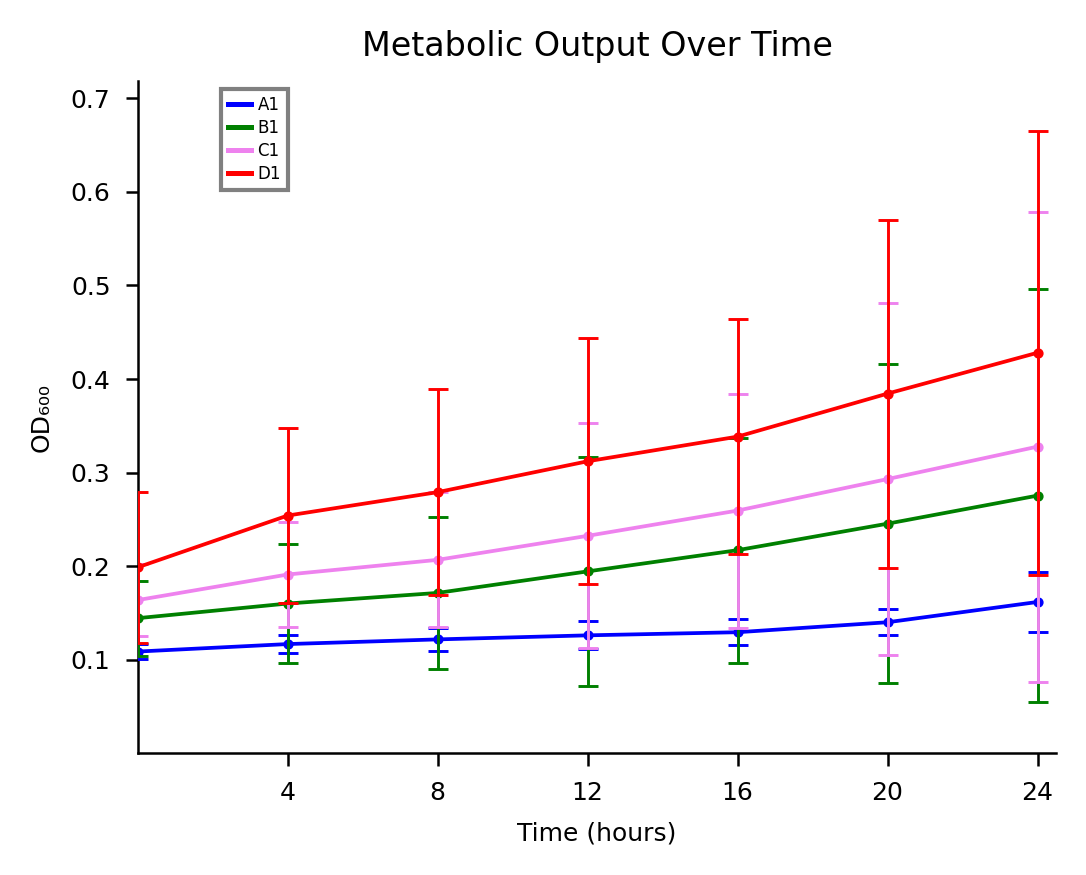

The script that saved this image:
"""
Growth curve time series figure.
4 conditions (A1, B1, C1, D1), 3 biological replicates each.
Even-hour timepoints only. Error bars = 95% CI from t-distribution (n=3).
Nature-style formatting.
"""

import matplotlib
matplotlib.use("Agg")
import matplotlib.pyplot as plt
import matplotlib.font_manager as fm
import pandas as pd
import numpy as np
from scipy.stats import t as t_dist

# ── CONFIG ────────────────────────────────────────────────────────────────────
CONFIG = {
    "data_path":    "/mnt/user-data/uploads/plate_growth_curve.csv",
    "out_png":      "/mnt/user-data/outputs/figure_v3.png",
    "out_svg":      "/mnt/user-data/outputs/figure_v3.svg",
    "figsize_in":   (3.5, 2.8),          # Nature single column (89 mm ≈ 3.5 in)
    "dpi":          300,
    "linewidth":    0.9,
    "marker_size":  1.75,                # 50% of 3.5
    "capsize":      2.5,
    "eb_linewidth": 0.7,
    "font_size":    5,                   # base −2
    "tick_size":    6,                   # overridden per-element below
    "label_size":   5,
    "legend_size":  4,
    "series":       ["A1", "B1", "C1", "D1"],
    "colors":       ["#0000FF", "#008000", "#EE82EE", "#FF0000"],
    "markers":      ["o", "o", "o", "o"],
    "font_axis_title": 6,                # 8 − 2
    "font_plot_title": 8,                # 10 − 2
    "font_tick":       6,                # 8 − 2
    "plot_title":   "Metabolic Output Over Time",
}

# ── FONT ──────────────────────────────────────────────────────────────────────
available = {f.name for f in fm.fontManager.ttflist}
FONT = next((f for f in ["Arial", "Helvetica", "DejaVu Sans", "Liberation Sans"]
             if f in available), "sans-serif")
plt.rcParams.update({
    "font.family":       FONT,
    "font.size":         CONFIG["font_size"],
    "axes.labelsize":    CONFIG["label_size"],
    "xtick.labelsize":   CONFIG["font_tick"],
    "ytick.labelsize":   CONFIG["font_tick"],
    "legend.fontsize":   CONFIG["legend_size"],
    "pdf.fonttype":      42,
    "ps.fonttype":       42,
})

# ── LOAD DATA ─────────────────────────────────────────────────────────────────
# Header row has duplicate column names → read manually
raw = pd.read_csv(CONFIG["data_path"], header=0)
# Rename columns: Time + 3 replicates × 4 series
series = CONFIG["series"]
cols = ["Time"]
for rep in range(1, 4):
    for s in series:
        cols.append(f"{s}_r{rep}")
raw.columns = cols

# Parse time column (H:MM:SS → decimal hours)
def parse_hms(t):
    parts = str(t).split(":")
    h, m, s = int(parts[0]), int(parts[1]), int(parts[2])
    return h + m / 60 + s / 3600

raw["hours"] = raw["Time"].apply(parse_hms)

# Filter to even-hour timepoints (0, 2, 4, … 24)
even_hours = list(range(0, 25, 4))
# Match rows where hours round to an even integer
raw["hours_round"] = raw["hours"].round(6)
df = raw[raw["hours_round"].apply(lambda h: any(abs(h - eh) < 1e-4 for eh in even_hours))].copy()
df = df.reset_index(drop=True)

# ── COMPUTE MEAN & 95% CI ─────────────────────────────────────────────────────
n = 3
t_crit = t_dist.ppf(0.975, df=n - 1)   # two-tailed 95% CI, df=2 → ~4.303

stats = {}
for s in series:
    rep_cols = [f"{s}_r{i}" for i in range(1, 4)]
    vals = df[rep_cols].values          # shape (timepoints, 3)
    mean = vals.mean(axis=1)
    sem  = vals.std(axis=1, ddof=1) / np.sqrt(n)
    ci95 = sem * t_crit
    stats[s] = {"mean": mean, "ci": ci95}

time_pts = df["hours_round"].values

# ── PLOT ──────────────────────────────────────────────────────────────────────
fig, ax = plt.subplots(figsize=CONFIG["figsize_in"])

for i, s in enumerate(series):
    m   = stats[s]["mean"]
    err = stats[s]["ci"]
    ax.errorbar(
        time_pts, m,
        yerr=err,
        fmt="o-",
        color=CONFIG["colors"][i],
        linewidth=CONFIG["linewidth"],
        markersize=CONFIG["marker_size"],
        markerfacecolor=CONFIG["colors"][i],
        markeredgecolor=CONFIG["colors"][i],
        markeredgewidth=0.7,
        capsize=CONFIG["capsize"],
        elinewidth=CONFIG["eb_linewidth"],
        label=s,
        zorder=3 + i,
    )

# Axes formatting (Nature style: despined, no grid)
ax.spines["top"].set_visible(False)
ax.spines["right"].set_visible(False)
ax.spines["left"].set_linewidth(0.6)
ax.spines["bottom"].set_linewidth(0.6)
ax.tick_params(width=0.6, length=3, direction="out", labelsize=CONFIG["font_tick"])

ax.set_xlabel("Time (hours)", fontsize=CONFIG["font_axis_title"])
ax.set_ylabel("OD₆₀₀", fontsize=CONFIG["font_axis_title"])
ax.set_title(CONFIG["plot_title"], fontsize=CONFIG["font_plot_title"], pad=6)

# x-axis: ticks at 4, 8, ..., 24 (no tick at 0); axis starts at 0
ax.set_xticks([h for h in even_hours if h > 0])
ax.set_xlim(0, 24.5)

# y-axis: no tick at 0; start at 0
y_max = max(stats[s]["mean"].max() + stats[s]["ci"].max() for s in series) * 1.08
ax.set_ylim(0, y_max)
y_ticks = ax.get_yticks()
ax.set_yticks([t for t in y_ticks if t > 0 and t <= y_max])

# Legend: colored lines only (no markers), gray border, left edge at x=2
# Convert x=2 in data coords to axes fraction
x_legend_axes = 2.0 / 24.5   # ≈ 0.0816

from matplotlib.lines import Line2D
legend_handles = [
    Line2D([0], [0], color=CONFIG["colors"][i], linewidth=1.2, label=s)
    for i, s in enumerate(series)
]
legend = ax.legend(
    handles=legend_handles,
    frameon=True,
    framealpha=1.0,
    edgecolor="gray",
    fancybox=False,
    handlelength=1.4,
    handletextpad=0.4,
    borderpad=0.4,
    labelspacing=0.3,
    loc="upper left",
    bbox_to_anchor=(x_legend_axes, 1.0),
    bbox_transform=ax.transAxes,
    fontsize=CONFIG["legend_size"],
)

plt.tight_layout(pad=0.5)

# ── SAVE ──────────────────────────────────────────────────────────────────────
fig.savefig(CONFIG["out_png"], dpi=CONFIG["dpi"], bbox_inches="tight")
fig.savefig(CONFIG["out_svg"], format="svg",       bbox_inches="tight")
print("Saved PNG and SVG.")
print(f"Timepoints plotted: {list(time_pts)}")
print(f"Font used: {FONT}")
